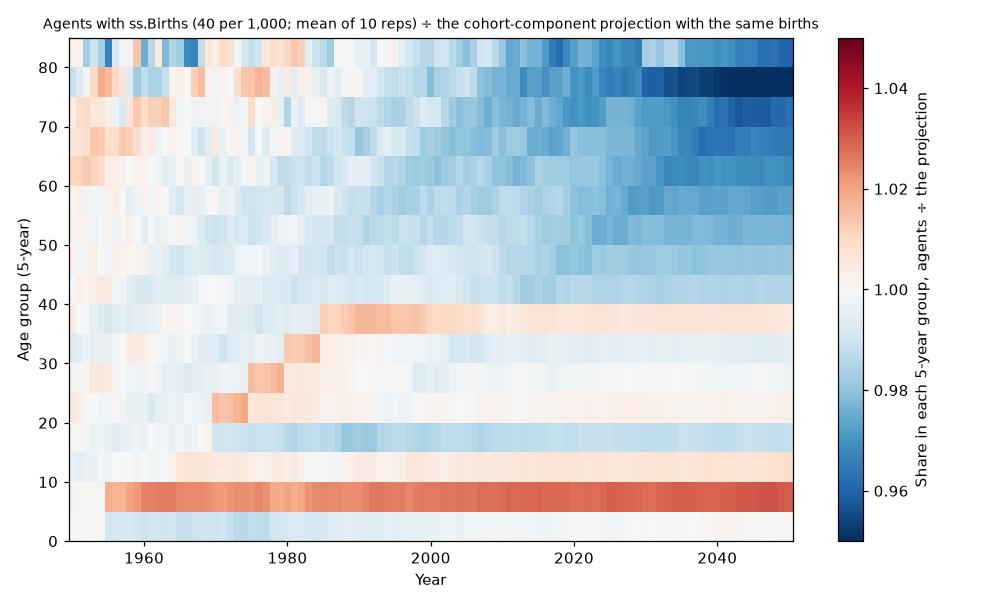

Write Python code to recreate this figure.
"""
Experiment 29, v4 environment: do agents' fixed-age bands in 5-year age shares (SUMMARY.md, Finding 3b) come from ss.Pregnancy or from the agent
solver? Agents with births from ss.Births at a constant crude rate (B0), against the cohort-component projection with the same births. Run from the
repo root after run.py and cohort.py:

    PYTHONPATH=v4 v4/.venv/bin/python experiments/29_pregnancy_timing/births_test.py

- B0: 10 reps of 100,000 agents from WPP's 1950 population; births at 40 per 1,000 per year (ss.Births), 50% girls; exp 28's deaths by age and sex;
  monthly steps, 1950–2050.
- The reference: cohort.py's projection with the same crude birth rate and share of girls.
"""
import os
os.environ.setdefault('NUMBA_NUM_THREADS', '1')
import importlib.util
import numpy as np
import sciris as sc
import starsim as ss
import matplotlib
matplotlib.use('Agg')
import matplotlib.pyplot as plt

here = sc.thispath(__file__)
def load(name, path):
    spec = importlib.util.spec_from_file_location(name, path)
    mod = importlib.util.module_from_spec(spec)
    spec.loader.exec_module(mod)
    return mod
r29 = load('run29', here / 'run.py')
cc = load('cohort29', here / 'cohort.py')
r28 = r29.r28
cbr = 0.040 # Crude birth rate, per person per year
const_mx = float(os.environ.get('EXP29_CONST_MX', 0)) # B1: one death rate at every age and sex (per year) instead of WPP's, in both models
tag = '_const' if const_mx else ''
reps, n_agents = r29.reps, r29.n_agents


def run_b0(rep):
    deaths = ss.death(rate=ss.peryear(const_mx)) if const_mx else r28.death_rate()
    sim = ss.Sim(diseases=ss.SIS(beta=0, init_prev=0), demographics=[ss.Births(birth_rate=ss.peryear(cbr)), deaths],
                 people=ss.population('India', year=r29.start, n_agents=n_agents), total_pop=n_agents, start=r29.start, stop=r29.stop,
                 dt=ss.months(1), solver='abm', rand_seed=29900 + rep, verbose=0)
    sim.stratify(age=r28.edges, sex=r28.sexes)
    sim.run()
    r = sim.results
    yv = np.asarray(sim.t.yearvec, dtype=float)
    years = np.arange(r29.start, int(np.floor(yv[-1])) + 1)
    idx = np.array([r28.year_index(sim, y) for y in years])
    pyr = {}
    for s in r28.sexes:
        v, lows = r28.by_age_sex(r.sis.S, s)
        pyr[s] = r28.regroup(v, lows, r28.pyr_edges)[idx]
    ppl = sim.people
    u = ppl.auids
    fem = float(np.asarray(ppl.female.raw[u])[np.asarray(ppl.uid.raw[u]) >= n_agents].mean()) # Girls among those born in the run, alive at the end
    return sc.objdict(years=years, pyr=pyr, rep=rep, fem_born=fem)


def project_cbr():
    """ cohort.py's projection with births at the crude rate cbr (× everyone), 50% girls """
    orig = cc.wpp.asfr_at
    pop0 = cc.start_population()
    out = sc.objdict(years=np.arange(r29.start, r29.stop), pyr={s: [] for s in r28.sexes})
    mgroup = np.clip(np.digitize(cc.age_lo, r28.edges) - 1, 0, len(r28.edges) - 1)
    pop = pop0
    t = float(r29.start)
    n_steps = int(round((r29.stop - r29.start)/cc.dt))
    for i in range(n_steps + 1):
        if abs(t - round(t)) < 1e-6 and int(round(t)) in out.years:
            for s in r28.sexes:
                out.pyr[s].append(r28.regroup(pop[s][None, :], np.minimum(cc.age_lo, 100), r28.pyr_edges)[0])
        if i == n_steps:
            break
        mx = np.full((2, len(r28.edges)), const_mx) if const_mx else cc.wpp.mx_at(t + cc.dt/2)
        births = cbr*sum(v.sum() for v in pop.values())*cc.dt
        for k, s in enumerate(r28.sexes):
            v = pop[s]*np.exp(-mx[k][mgroup]*cc.dt)
            new = np.zeros(cc.n_ages); new[1:] = v[:-1]; new[-1] += v[-1]
            new[0] = births*0.5
            pop[s] = new
        t = r29.start + (i + 1)*cc.dt
    out.pyr = {s: np.array(v) for s, v in out.pyr.items()}
    return out


def main():
    T = sc.timer()
    runs = sc.parallelize(run_b0, iterkwargs=[dict(rep=r) for r in range(reps)], ncpus=r29.ncpus)
    ref = project_cbr()
    yrs = list(ref.years)
    sh = lambda pyr, idx: (lambda b: b/b.sum(1, keepdims=True))((pyr['female'] + pyr['male'])[idx])
    ag = np.array([sh(o.pyr, [list(o.years).index(y) for y in yrs]) for o in runs])
    cs = sh(ref.pyr, slice(None))
    ratio = ag.mean(0)/cs
    se = (ag/cs).std(0, ddof=1)/np.sqrt(len(ag))
    lows = np.array(r28.pyr_edges, dtype=float)
    top = lows < 85
    sc.save(here / f'births_test{tag}.obj', sc.objdict(runs=runs, ref=ref, ratio=ratio, se=se, years=yrs))
    sel = [yrs.index(y) for y in yrs if y >= 1955]
    lines = [f'{"B1" if const_mx else "B0"} (agents, ss.Births at {1000*cbr:.0f} per 1,000, deaths {const_mx if const_mx else "WPP by age and sex"}, 10 reps) ÷ the cohort-component projection with the same births, share in each 5-year group, 1955–2050',
             f'Girls among those born in the run (alive at the end): {np.mean([o.fem_born for o in runs]):.4f}']
    for j, lo in enumerate(lows[top]):
        rr = ratio[sel, j]
        lines.append(f'  {lo:3.0f}–{lo + 4:3.0f}: {rr.min():.3f}–{rr.max():.3f} (mean {rr.mean():.4f}; SE about {se[sel, j].mean():.3f})')
    txt = '\n'.join(lines)
    print(txt)
    with open(here / f'births_test{tag}.log', 'w') as fh:
        fh.write(txt + '\n')
    fig, ax = plt.subplots(figsize=(9, 5.5))
    im = ax.pcolormesh(yrs, lows[top] + 2.5, ratio[:, top].T, cmap='RdBu_r', vmin=0.95, vmax=1.05, shading='nearest')
    fig.colorbar(im, ax=ax, label='Share in each 5-year group, agents ÷ the projection')
    ax.set_title(f'Agents with ss.Births ({1000*cbr:.0f} per 1,000; mean of {reps} reps) ÷ the cohort-component projection with the same births', fontsize=9)
    ax.set_xlabel('Year'); ax.set_ylabel('Age group (5-year)')
    fig.tight_layout(); fig.savefig(here / f'births_test{tag}.png', dpi=110); plt.close(fig)
    print(f'births_test.py finished in {T.toc(output=True):.0f} s')
    return


if __name__ == '__main__':
    main()
